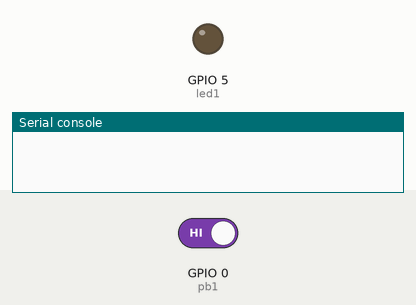
Simulated run of this program. Board: ESP32 board running MicroPython. Shown: output pins drawn as LEDs (lit = HIGH), the last lines printed to the serial console. Dashed ring = blinking. The test bench sets the inputs (shaded band); at power-on: GPIO 0 (pb1) HIGH.

Above: at 1.2 s.
1.3 s: GPIO 0 (pb1) driven LOW
At 4.2 s:
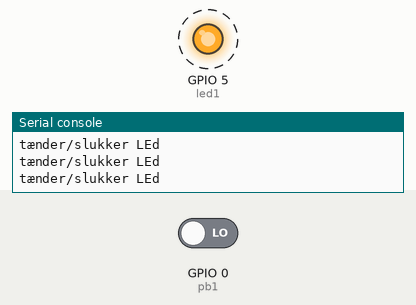
4.3 s: GPIO 0 (pb1) driven HIGH
At 4.8 s:
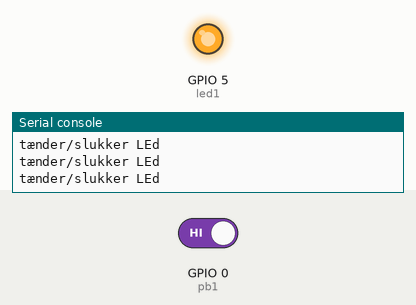
Timing chart, 0 to 7.3 s (numbered marks = the images above; inputs shaded):
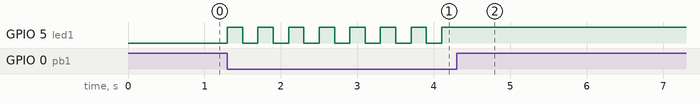

The program:

_velse_5_6.py
```python
from machine import Pin
from time import sleep
led1 = Pin(5,Pin.OUT)
pb1 = Pin(0, Pin.IN)
inkrementer = 0

# for at få den til at opdatere værdien skal man lave: inkrementer = inkerementer + 1


while True:
        if pb1.value() == 0:
            led1.value(not led1.value())
            print("tænder/slukker LEd")
            led1.on
            sleep(0.2)
```

Measured:
- after the input at 1.3 s, GPIO 5 (led1): alternates HIGH for 0.20 s and LOW for 0.20 s, starting at once
- after the input at 4.3 s, GPIO 5 (led1): stops changing and stays HIGH
